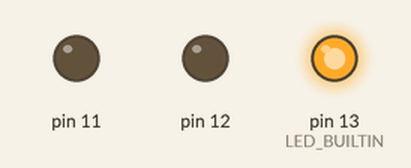
Bench run of a sketch on a simulated Arduino Uno, built with avr-gcc and run on an emulated ATmega328P. On the bench: output pins drawn as LEDs (lit = HIGH).

Above: at 0.15 s.
At 0.75 s:
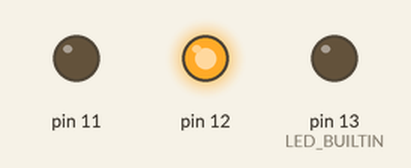
At 1.35 s:
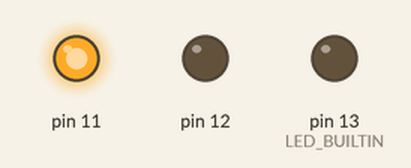
At 3.45 s:
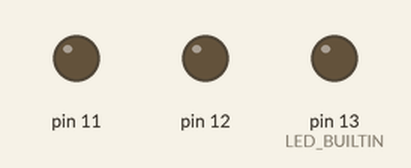
Timing chart, 0 to 4.1 s (numbered marks = the images above):
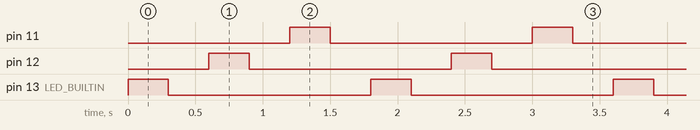

The sketch:

4code.ino
```cpp
int animationSpeed = 0;

void setup()
{
pinMode(LED_BUILTIN, OUTPUT);
pinMode(12, OUTPUT);
pinMode(11, OUTPUT);
}

void loop()
{
animationSpeed = 300;
digitalWrite(LED_BUILTIN, HIGH);
delay(animationSpeed); // Wait for animationSpeed millisecond(s)
digitalWrite(LED_BUILTIN, LOW);
delay(animationSpeed); // Wait for animationSpeed millisecond(s)
digitalWrite(12, HIGH);
delay(animationSpeed); // Wait for animationSpeed millisecond(s)
digitalWrite(12, LOW);
delay(animationSpeed); // Wait for animationSpeed millisecond(s)
digitalWrite(11, HIGH);
delay(animationSpeed); // Wait for animationSpeed millisecond(s)
digitalWrite(11, LOW);
delay(animationSpeed); // Wait for animationSpeed millisecond(s)
}
```

Measured:
- by itself, pin 11, pin 12, pin 13 (LED_BUILTIN): alternates HIGH for 0.30 s and LOW for 1.5 s
- by itself, everything shown: repeats every 1.8 s, in 6 steps
